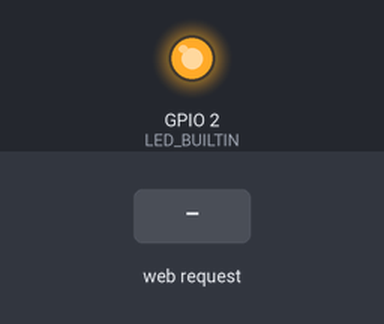
Recording of a sketch running on a simulated ESP8266 (NodeMCU). Parts: output pins drawn as LEDs (lit = HIGH, except the on-board LED, lit = LOW). Inputs (shaded band) come from the test bench. WiFi joins after 1.5 s; servers stay silent unless stated; what the sketch prints to the serial monitor is not drawn.

Above: at 2.7 s.
2.8 s: HTTP request GET /LED=OFF received
At 4.0 s:
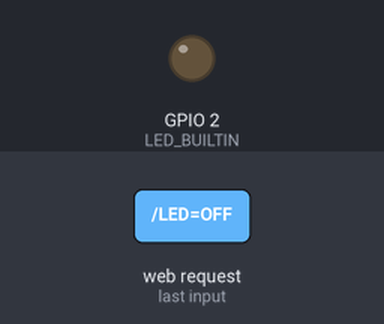
4.3 s: HTTP request GET /LED=ON received
At 5.1 s:
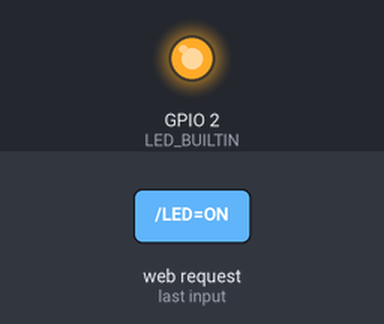
Timing chart, 0 to 7.3 s (numbered marks = the images above; inputs shaded):
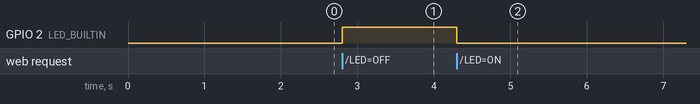

Measured:
- after the input at 2.8 s, GPIO 2 (LED_BUILTIN): LOW → HIGH at once
- after the input at 4.3 s, GPIO 2 (LED_BUILTIN): HIGH → LOW at once

The sketch:

WiFiWebServer.ino
```cpp
/*
 *  This sketch demonstrates how to set up a simple HTTP-like server.
 *  The server will set a GPIO pin depending on the request
 *    http://server_ip/gpio/0 will set the GPIO2 low,
 *    http://server_ip/gpio/1 will set the GPIO2 high
 *  server_ip is the IP address of the ESP8266 module, will be
 *  printed to Serial when the module is connected.
 */

#include <ESP8266WiFi.h>

const char* ssid = "HametnerJobst-da1885";
const char* password = "HametnerJobst";

// Create an instance of the server
// specify the port to listen on as an argument
WiFiServer server(80);

void setup() {
  Serial.begin(115200);
  delay(10);

  // prepare GPIO2
  pinMode(LED_BUILTIN, OUTPUT);

  // Connect to WiFi network
  Serial.println();
  Serial.println();
  Serial.print("Connecting to ");
  Serial.println(ssid);

  WiFi.begin(ssid, password);

  while (WiFi.status() != WL_CONNECTED) {
    delay(500);
    Serial.print(".");
  }
  Serial.println("");
  Serial.println("WiFi connected");

  // Start the server
  server.begin();
  Serial.println("Server started");

  // Print the IP address
  Serial.println(WiFi.localIP());
}

void loop() {
  // Check if a client has connected
  WiFiClient client = server.available();
  if (!client) {
    return;
  }

  // Wait until the client sends some data
  Serial.println("new client");
  while(!client.available()){
    delay(1);
  }

  // Read the first line of the request
  String req = client.readStringUntil('\r');
  Serial.println(req);
  client.flush();

  // Match the request
  int value = LOW;
  if (req.indexOf("/LED=ON") != -1) {
    value = LOW;
    digitalWrite(LED_BUILTIN, value);
  }

  else if (req.indexOf("/LED=OFF") != -1) {
    value = HIGH;
    digitalWrite(LED_BUILTIN, value);
  }
  else {
    Serial.println("invalid request");
    client.stop();
    return;
  }

  // Set GPIO2 according to the request

  client.flush();

  // Prepare the response
  String s = "HTTP/1.1 200 OK\r\nContent-Type: text/html\r\n\r\n<!DOCTYPE HTML>\r\n<html>\r\nGPIO is now ";
  s += (value)?"high":"low";
  s += "</html>\n";

  // Send the response to the client
  client.print(s);
  delay(1);
  Serial.println("Client disonnected");

  // The client will actually be disconnected
  // when the function returns and 'client' object is detroyed
}
```
